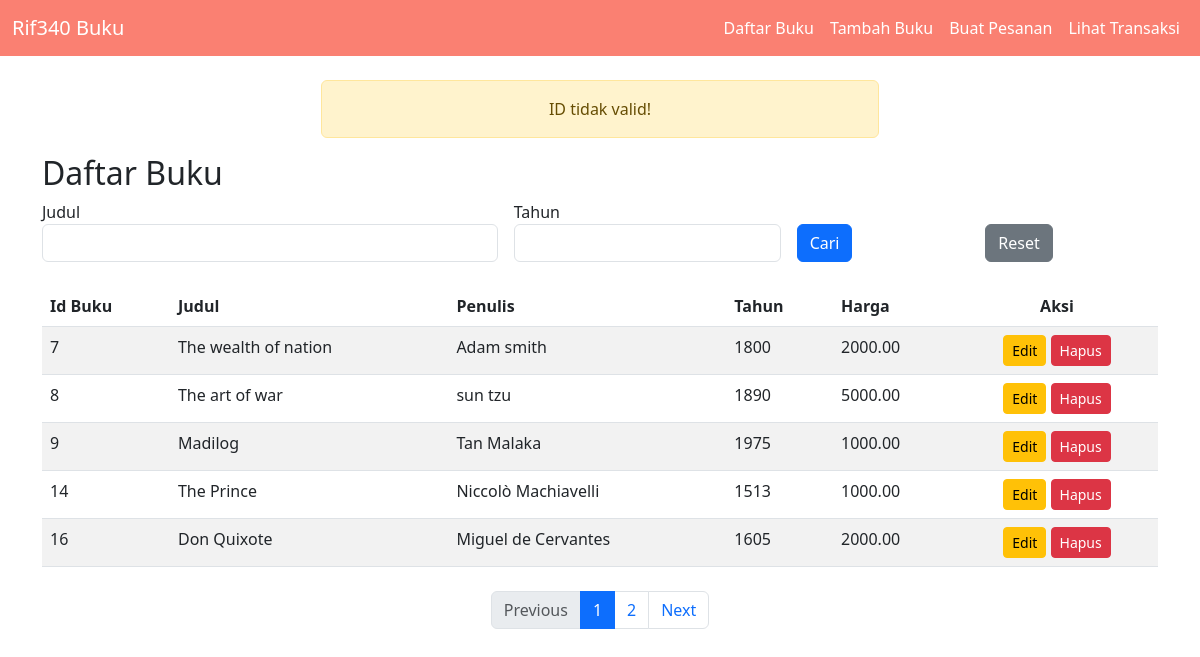
Page /index.php?status=invalid on the committed database.
### tables this page shows
CREATE TABLE `buku` (
  `id` int NOT NULL,
  `judul` varchar(255) NOT NULL,
  `penulis` varchar(255) NOT NULL,
  `tahun_terbit` int NOT NULL,
  `harga` decimal(10,2) NOT NULL,
  `stok` int NOT NULL
);

### index.php (the view, shortened to what this page needs)
<?php
include 'koneksi.php';
$limit = 5;
$page = isset($_GET['page']) ? (int)$_GET['page'] : 1;
$offset = ($page - 1) * $limit;
$search_judul = $_GET['judul'] ?? '';
$search_tahun = $_GET['tahun_terbit'] ?? '';
$where = "WHERE 1=1";
$total_result = $conn->query("SELECT COUNT(*) as total FROM buku $where");
$total_row = $total_result->fetch_assoc();
$total_data = $total_row['total'];
$total_page = ceil($total_data / $limit);
$sql = "SELECT * FROM buku $where LIMIT $limit OFFSET $offset";
$result = $conn->query($sql);
$data = [];
while ($row = $result->fetch_assoc()) {
    $data[] = $row;
}
?>
<!DOCTYPE html>
<html lang="en">
<head>
    <link href="https://cdn.jsdelivr.net/npm/bootstrap@5.3.0/dist/css/bootstrap.min.css" rel="stylesheet">
</head>
<body>
    <?php include 'nav.php'; ?>
    <div class="container mt-4">
        <?php if (isset($_GET['status']) && $_GET['status'] == 'invalid'): ?>
            <div class="alert alert-warning text-center mx-auto" style="width:50%;">
                ID tidak valid!
            </div>
        <?php endif; ?>
        <h2>Daftar Buku</h2>
        <form method="get" class="row g-3 mb-4">
            <div class="col-md-5">
                <label>Judul</label>
                <input type="text" name="judul" class="form-control" value="<?= htmlspecialchars($search_judul) ?>">
            </div>
            <div class="col-md-3">
                <label>Tahun</label>
                <input type="number" name="tahun_terbit" class="form-control" value="<?= htmlspecialchars($search_tahun) ?>">
            </div>
            <div class="col-md-2 align-self-end">
                <button class="btn btn-primary">Cari</button>
            </div>
            <div class="col-md-2 align-self-end">
                <a href="index.php" class="btn btn-secondary">Reset</a>
            </div>
        </form>
        <table class="table table-striped">
            <thead>
                <tr>
                    <th>Id Buku</th>
                    <th>Judul</th>
                    <th>Penulis</th>
                    <th>Tahun</th>
                    <th>Harga</th>
                    <th class="text-center">Aksi</th>
                </tr>
            </thead>
            <tbody>
            <tbody>
                <?php foreach ($data as $row): ?>
                    <tr>
                        <td><?= $row['id'] ?></td>
                        <td><?= htmlspecialchars($row['judul']) ?></td>
                        <td><?= htmlspecialchars($row['penulis']) ?></td>
                        <td><?= $row['tahun_terbit'] ?></td>
                        <td><?= $row['harga'] ?></td>
                        <td class="text-center">
                            <a href="edit.php?id=<?= $row['id'] ?>" class="btn btn-warning btn-sm">Edit</a>
                            <a href="hapus.php?id=<?= $row['id'] ?>" class="btn btn-danger btn-sm">Hapus</a>
                        </td>
                    </tr>
                <?php endforeach; ?>
            </tbody>
        </table>
        <ul class="pagination justify-content-center mt-4">
            <li class="page-item <?= ($page == 1) ? 'disabled' : '' ?>">
                <a class="page-link" href="?page=<?= $page - 1 ?>">Previous</a>
            </li>
            <?php for ($i = 1; $i <= $total_page; $i++) { ?>
                <li class="page-item <?= ($i == $page) ? 'active' : '' ?>">
                    <a class="page-link" href="?page=<?= $i ?>"><?= $i ?></a>
                </li>
            <?php } ?>
            <li class="page-item <?= ($page == $total_page) ? 'disabled' : '' ?>">
                <a class="page-link" href="?page=<?= $page + 1 ?>">Next</a>
            </li>
        </ul>
    </div>
</body>
</html>

### rows in the picture
buku: id "7", judul "The wealth of nation", penulis "Adam smith", tahun_terbit "1800", harga "2000.00"
buku: id "8", judul "The art of war", penulis "sun tzu", tahun_terbit "1890", harga "5000.00"
buku: id "9", judul "Madilog", penulis "Tan Malaka", tahun_terbit "1975", harga "1000.00"
buku: id "14", judul "The Prince", penulis "Niccolò Machiavelli", tahun_terbit "1513", harga "1000.00"
buku: id "16", judul "Don Quixote", penulis "Miguel de Cervantes", tahun_terbit "1605", harga "2000.00"
